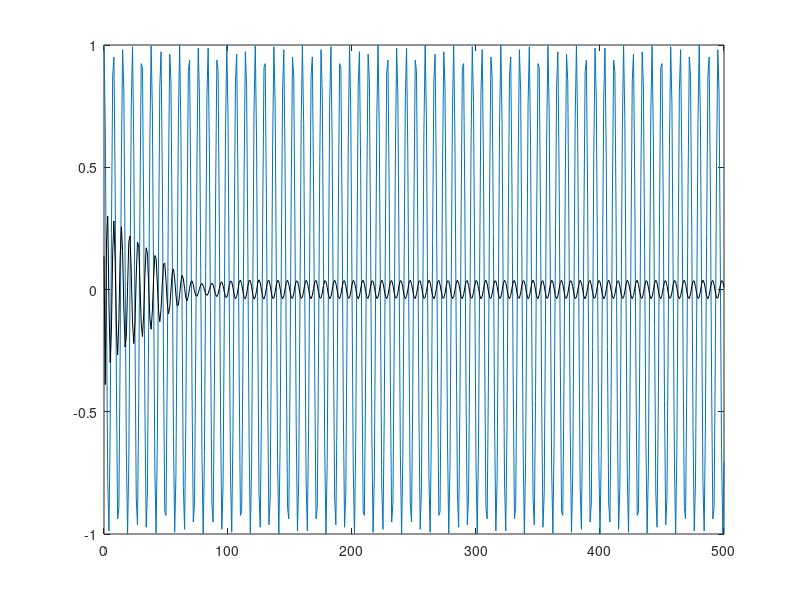

MATLAB code to generate this figure:
clear;
clc;

%Carregar filtro
load('filtro_passa_alta_irr.mat');

% sinal de entrada
fs=8000;
f0=1050;


n=0:500;
xn=cos(2*pi*f0*n/fs);

%sinal filtrado

y=filter(z_num,z_den,xn);

%resultado
figure;
plot(n,xn); hold on;
plot(n,y,'k');